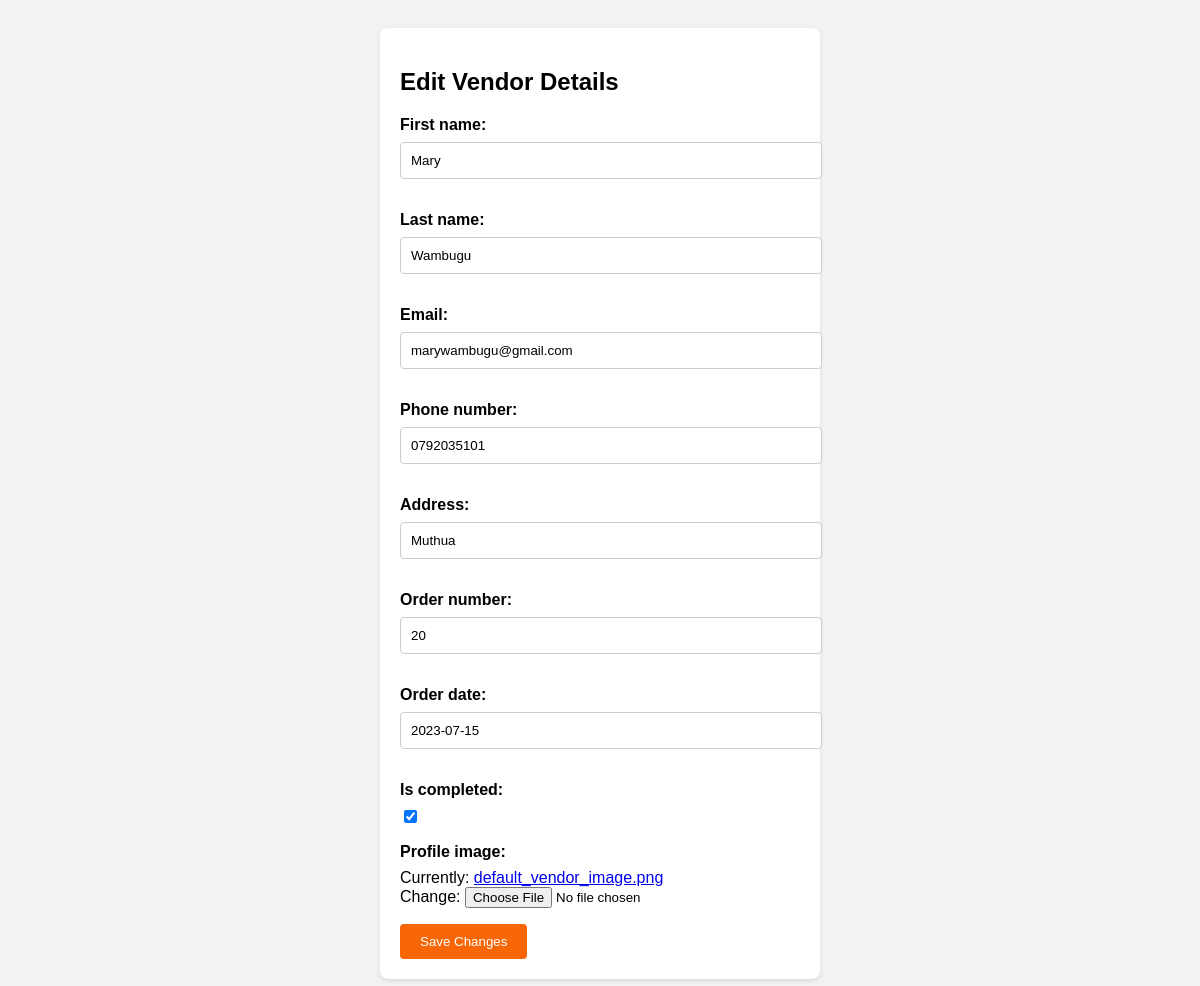
Page /vendor/vendors/edit/1/ on the committed database.
### vendor/models.py (models this page shows, shortened)
class Vendor(models.Model):
    first_name = models.CharField(max_length=50)
    last_name = models.CharField(max_length=50)
    email = models.EmailField(unique=True)
    phone_number = models.CharField(max_length=20)
    address=models.CharField(max_length=20)
    order_number = models.CharField(max_length=50)
    order_date = models.DateField()
    is_completed = models.BooleanField(default=False)
    profile_image = models.ImageField(upload_to='vendor_images/', default='default_vendor_image.png')

### vendor/views.py (the view)
# urls.py: path("vendors/edit/<int:pk>/", edit_vendor, name="edit-vendor"),
def edit_vendor(request, pk):
    vendor = Vendor.objects.get(pk=pk)
    if request.method == 'POST':
        form = VendorForm(request.POST, instance=vendor)
        if form.is_valid():
            form.save()
            return redirect('vendor-list')
    else:
        form = VendorForm(instance=vendor)
    return render(request, 'vendor/edit_vendor.html', {'form': form, 'vendor': vendor})

### vendor/forms.py
class VendorForm(forms.ModelForm):
    class Meta:
        model = Vendor
        fields = '__all__'

### templates/vendor/edit_vendor.html (shortened to what this page needs)
<!DOCTYPE html>
<html lang="en">
<head>
</head>
<body>
    <div class="edit-vendor-form">
        <h2>Edit Vendor Details</h2>
        <form method="POST">
            {{ form.as_p }}
            <button type="submit">Save Changes</button>
        </form>
    </div>
</body>
</html>

### templates/vendor/edit_vendor.html (style rules this page uses)
body { font-family: Arial, sans-serif; background-color: #F2F2F2; padding: 20px; }
.edit-vendor-form { max-width: 400px; margin: 0 auto; background-color: #fff; padding: 20px; border-radius: 8px; box-shadow: 0 2px 4px rgba(0, 0, 0, 0.1); }
.edit-vendor-form label { display: block; margin-bottom: 8px; font-weight: bold; }
.edit-vendor-form input[type="text"], .edit-vendor-form input[type="email"], .edit-vendor-form input[type="tel"] { width: 100%; padding: 10px; margin-bottom: 16px; border: 1px solid #ccc; border-radius: 4px; }
.edit-vendor-form button { background-color: #f76707; color: #fff; border: none; padding: 10px 20px; border-radius: 4px; cursor: pointer; }

### rows in the picture
Vendor: first_name "Mary", last_name "Wambugu", email "marywambugu@gmail.com", phone_number "0792035101", address "Muthua", order_number "20", order_date "2023-07-15", is_completed "☑"
